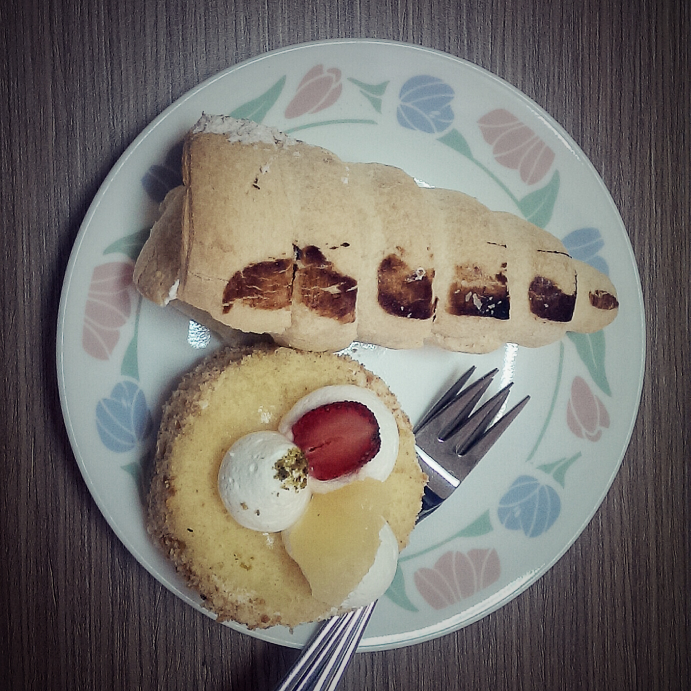
#> input picture 02nd_session/images/pastry-dish.jpg, 1382 x 1382 px (shown at 1/2 size)
$ jupyter execute 04-color-spaces.ipynb
#> lines starting #> are read from the running program, lines starting #| are printed output that depends on the picture; after the words box and inside, x2 and y2 are one past the last pixel; in counts of white or black regions, pixels touching at a corner belong together
[cell 1]
import cv2
import matplotlib.pyplot as plt
import numpy as np

image = cv2.imread('./images/pastry-dish.jpg')
#> image is the input picture: shape (1382, 1382, 3); mean B, G, R 107.2, 112.7, 117.7
b, g, r = cv2.split(image)

[cell 2]
plt.figure(figsize=[20, 5])
plt.subplot(141); plt.imshow(r, cmap='gray'); plt.title('Red Channel');
plt.subplot(142); plt.imshow(g, cmap='gray'); plt.title('Green Channel');
plt.subplot(143); plt.imshow(b, cmap='gray'); plt.title('Blue Channel');

plt.subplot(144); plt.imshow(image[..., ::-1]); plt.title('All Channels');

[cell 3]
plt.figure(figsize=[20, 5])
plt.subplot(141); plt.imshow(r, cmap='gray'); plt.title('Red Channel');
plt.subplot(142); plt.imshow(g, cmap='gray'); plt.title('Green Channel');
plt.subplot(143); plt.imshow(b, cmap='gray'); plt.title('Blue Channel');

merged = cv2.merge([b, g, r])

plt.subplot(144); plt.imshow(merged[..., ::-1]); plt.title('Merged Channels');

[cell 4]
zeroes = np.zeros_like(r, 'uint8')
red = cv2.merge([zeroes, zeroes, r])
green = cv2.merge([zeroes, g, zeroes])
blue = cv2.merge([b, zeroes, zeroes])
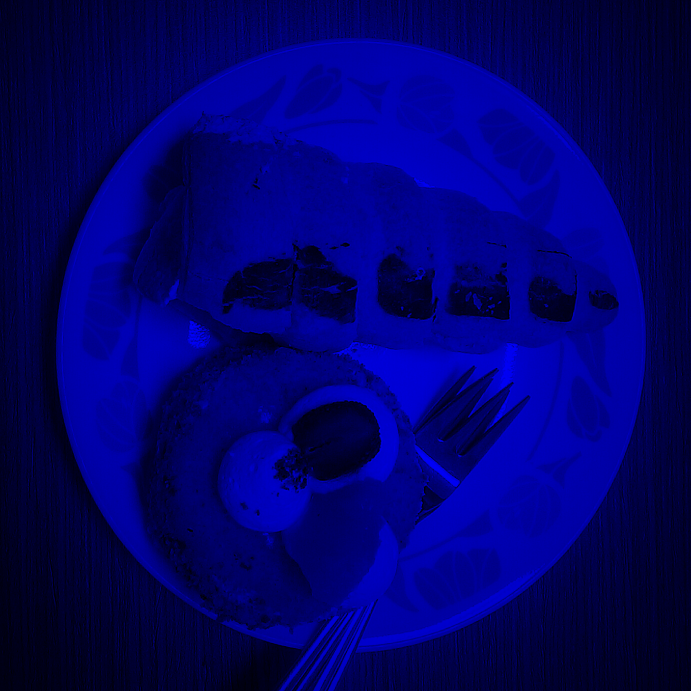
#> blue: shape (1382, 1382, 3) (shown at 1/2 size); mean of channels 0, 1, 2 107.2, 0, 0; drawn as B, G, R

plt.figure(figsize=[20, 5])
plt.subplot(141); plt.imshow(red[...,::-1]); plt.title('Red Channel');
plt.subplot(142); plt.imshow(green[...,::-1]); plt.title('Green Channel');
plt.subplot(143); plt.imshow(blue[...,::-1]); plt.title('Blue Channel');

merged = cv2.merge([b, g, r])

plt.subplot(144); plt.imshow(merged[..., ::-1]); plt.title('Merged Channels');

[cell 5]
import cv2
import matplotlib.pyplot as plt
import numpy as np

image = cv2.imread('./images/pastry-dish.jpg')
b, g, r = cv2.split(image)

zeroes =np.zeros_like(r, 'uint8')


modified_blue = b + 70

merged = cv2.merge([modified_blue, g, r])
plt.figure(figsize=[20, 5])
plt.subplot(141); plt.imshow(r, cmap= 'gray'); plt.title('Red');
plt.subplot(142); plt.imshow(g, cmap= 'gray'); plt.title('Green');
plt.subplot(143); plt.imshow(modified_blue, cmap= 'gray'); plt.title('Blue');
plt.subplot(144); plt.imshow(merged[..., ::-1]); plt.title('Merged Output');

[cell 6]
import cv2
import matplotlib.pyplot as plt
import numpy as np

image = cv2.imread('./images/pastry-dish.jpg')
b, g, r = cv2.split(image)

zeroes =np.zeros_like(r, 'uint8')

modified_blue = b.astype('int16') + 70
modified_blue = np.minimum(modified_blue, 255)
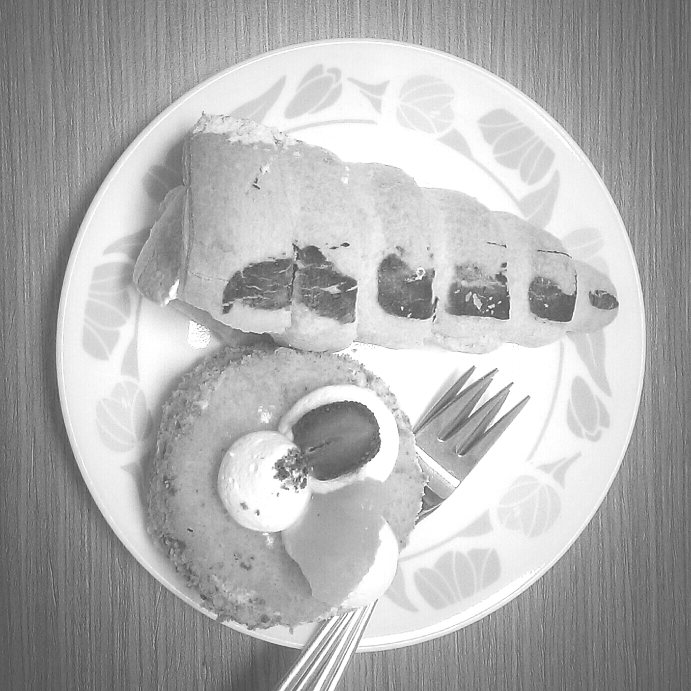
#> modified_blue: shape (1382, 1382) int16 (shown at 1/2 size); min 70, max 255, mean 176.4
modified_blue = modified_blue.astype('uint8')

merged = cv2.merge([b, g, r])
modified_merged = cv2.merge([modified_blue, g, r])
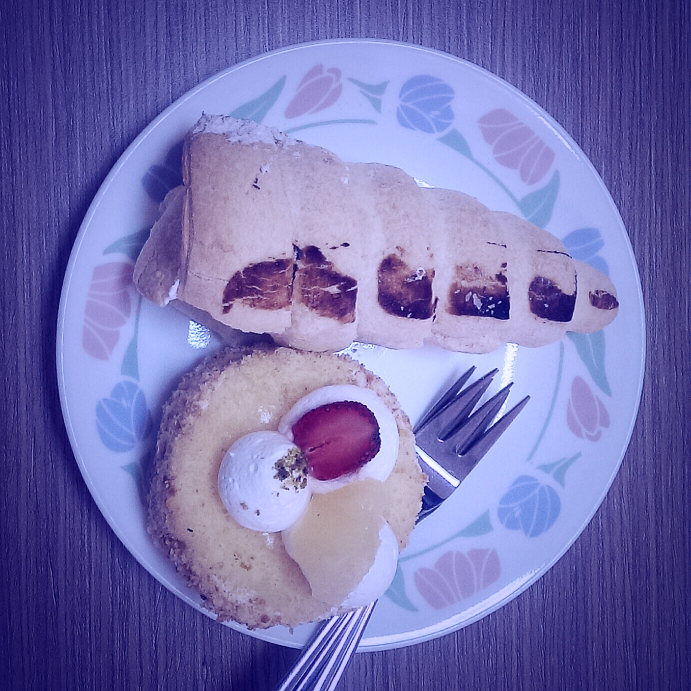
#> modified_merged: shape (1382, 1382, 3) (shown at 1/2 size); mean B, G, R 176.4, 112.7, 117.7

plt.figure(figsize=[20, 10])
plt.subplot(241); plt.imshow(r, cmap= 'gray'); plt.title('Red');
plt.subplot(242); plt.imshow(g, cmap= 'gray'); plt.title('Green');
plt.subplot(243); plt.imshow(b, cmap= 'gray'); plt.title('Blue');
plt.subplot(244); plt.imshow(merged[..., ::-1]); plt.title('Oringinal Image');
plt.subplot(247); plt.imshow(modified_blue, cmap= 'gray'); plt.title('Modified Red');
plt.subplot(248); plt.imshow(modified_merged[..., ::-1]); plt.title('Modified Output');

[cell 7]
#h: 0 - 180, s: 0 - 255, v: 0 - 255

image = cv2.imread('./images/jolge.jpg')
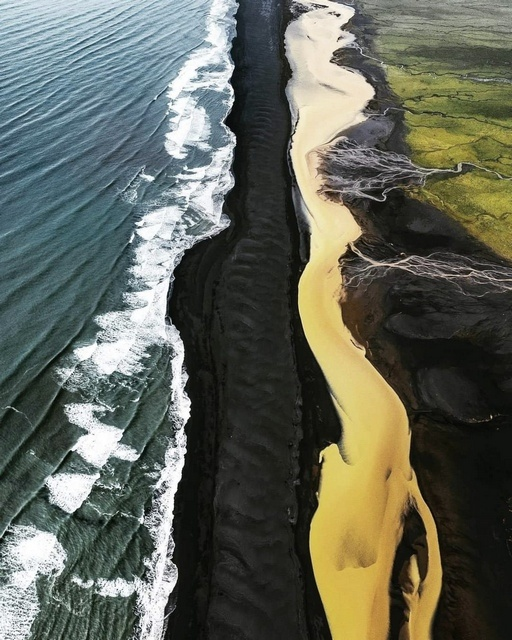
#> input picture 02nd_session/images/jolge.jpg, 512 x 640 px
#> image is the input picture: shape (640, 512, 3); mean B, G, R 89.4, 101.2, 97.6
hsv_image = cv2.cvtColor(image, cv2.COLOR_BGR2HSV)
#> hsv_image: shape (640, 512, 3); mean H, S, V 58.1, 60.9, 107.2

cv2.imshow('Original Image', image)
cv2.imshow('HSV Image', hsv_image)
cv2.imshow('Hue Image', hsv_image[..., 0])
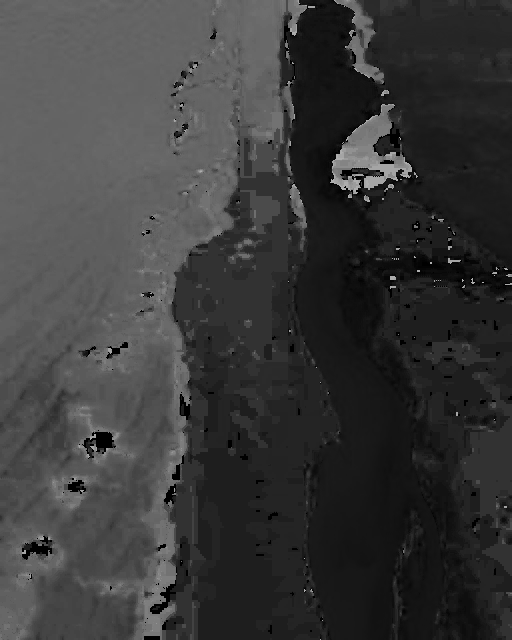
#> window 'Hue Image': shape (640, 512); min 0, max 178, mean 58.1
cv2.imshow('Saturation Image', hsv_image[..., 1])
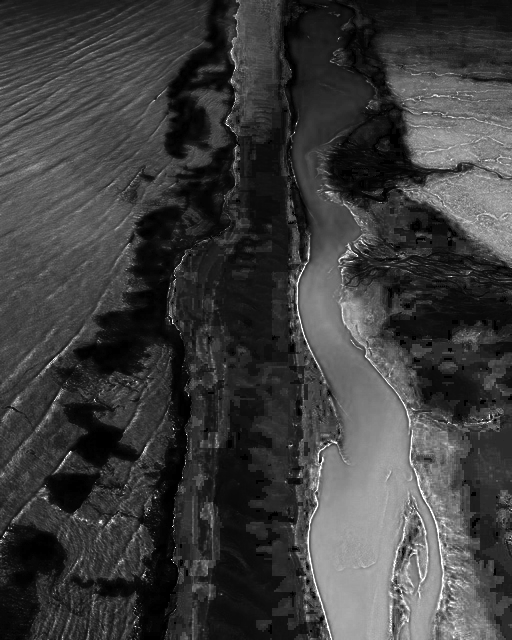
#> window 'Saturation Image': shape (640, 512); min 0, max 255, mean 60.9
cv2.imshow('Value Image', hsv_image[..., 2])

cv2.waitKey()
cv2.destroyAllWindows()

[cell 8]
image = cv2.imread('./images/jolge.jpg')
hsv_image = cv2.cvtColor(image, cv2.COLOR_BGR2HSV)
saturated_image = cv2.merge([hsv_image[..., 0], cv2.add(hsv_image[..., 1], 50), hsv_image[..., 2]])
#> saturated_image: shape (640, 512, 3); mean H, S, V 58.1, 110.8, 107.2
saturated_image = cv2.cvtColor(saturated_image, cv2.COLOR_HSV2BGR)

plt.figure(figsize=[10, 5])
plt.subplot(121); plt.imshow(saturated_image[..., ::-1]); plt.title('Sturated');
plt.subplot(122); plt.imshow(image[..., ::-1]); plt.title('Original');

[cell 9]
image = cv2.imread('./images/jolge.jpg')
hsv_image = cv2.cvtColor(image, cv2.COLOR_BGR2HSV)
sturated_mask = hsv_image[..., 2] < 230
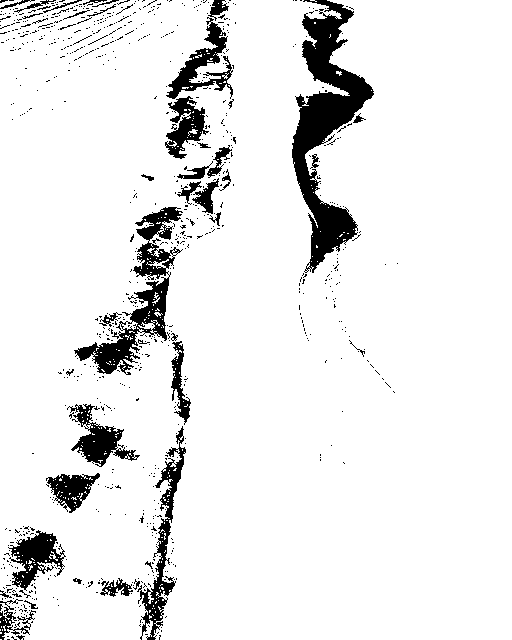
#> sturated_mask: shape (640, 512) bool; 91.5% white; 817 black regions (768 under 20 px), largest, box (x1, y1, x2, y2) and area: (292, 0, 374, 273) 8401, (74, 207, 183, 375) 4292, (137, 426, 186, 640) 2230
inverted_mask = hsv_image[..., 2] >= 230
hsv_image[..., 1][sturated_mask] += 80
#> hsv_image: shape (640, 512, 3); mean H, S, V 58.1, 132, 107.2
hsv_image[..., 1][inverted_mask] = 15
#> hsv_image: shape (640, 512, 3); mean H, S, V 58.1, 131.5, 107.2
saturated_image = cv2.cvtColor(hsv_image, cv2.COLOR_HSV2BGR)
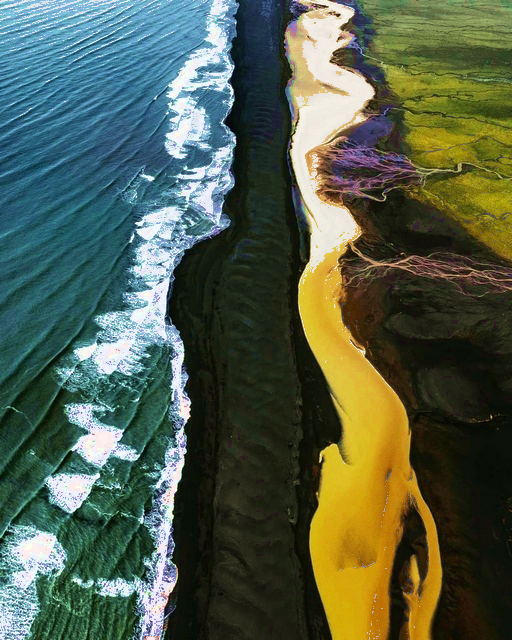
#> saturated_image: shape (640, 512, 3); mean B, G, R 75.4, 94.8, 82.4

plt.figure(figsize=[10, 5])
plt.subplot(121); plt.imshow(saturated_image[..., ::-1]); plt.title('Sturated');
plt.subplot(122); plt.imshow(image[..., ::-1]); plt.title('Original');

[cell 10]
image = cv2.imread('./images/jolge.jpg')
hsv_image = cv2.cvtColor(image, cv2.COLOR_BGR2HSV)
brighter_image = cv2.merge([hsv_image[..., 0], hsv_image[..., 1], cv2.add(hsv_image[..., 2], 35)])
#> brighter_image: shape (640, 512, 3); mean H, S, V 58.1, 60.9, 140.1
brighter_image = cv2.cvtColor(brighter_image, cv2.COLOR_HSV2BGR)
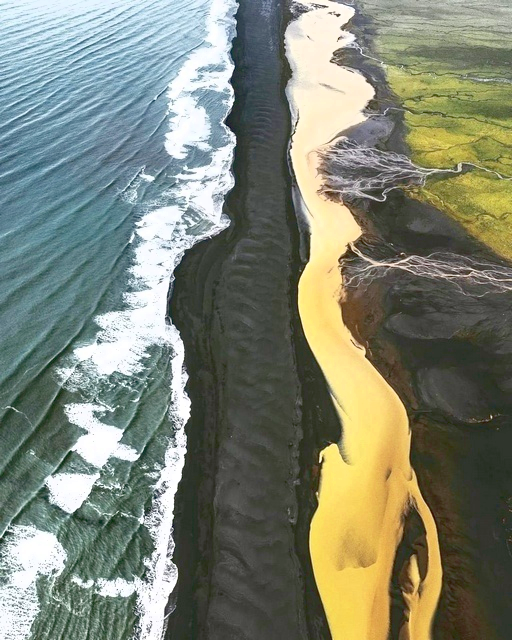
#> brighter_image: shape (640, 512, 3); mean B, G, R 116.2, 132.3, 126.8

plt.figure(figsize=[10, 5])
plt.subplot(121); plt.imshow(brighter_image[..., ::-1]); plt.title('Brighter');
plt.subplot(122); plt.imshow(image[..., ::-1]); plt.title('Original');
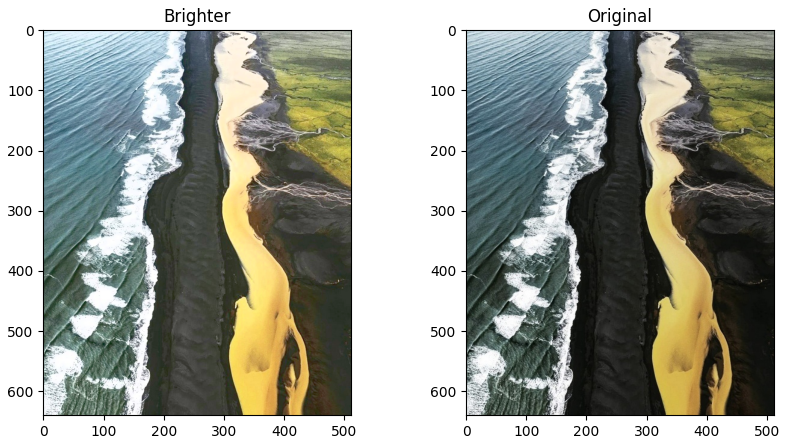
#> figure drawn by matplotlib, 2 panels
